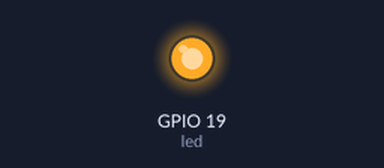
Bench run of a program on a simulated ESP32 board running MicroPython. On the bench: output pins drawn as LEDs (lit = HIGH).

Above: at 0.15 s.
At 7.0 s:
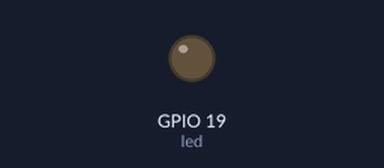
Timing chart, 0 to 9.9 s (numbered marks = the images above):
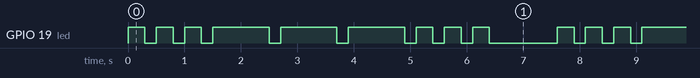

Measured:
- by itself, GPIO 19 (led): repeats every 7.6 s: 2 × (LOW 0.20 s, HIGH 0.30 s), 3 × (LOW 0.20 s, HIGH 1.0 s), 3 × (LOW 0.20 s, HIGH 0.30 s), LOW 1.2 s, HIGH 0.30 s
- by itself, everything shown: repeats every 7.6 s, in 18 steps

The program:

esp323_blinking_SOS.py
```python
import time
from machine import Pin


led = Pin(19,Pin.OUT)
offtime=200


def s():
    for i in range(0,3,1):
        led.on()
        time.sleep_ms(300)
        led.off()
        time.sleep_ms(offtime)


def l():
    for i in range(0,3,1):
        led.on()
        time.sleep(1)
        led.off()
        time.sleep_ms(offtime)

try:
    while True:
        s()
        l()
        s()
        time.sleep(1)
except KeyboardInterrupt:
    led.off()
    print('end')
```
